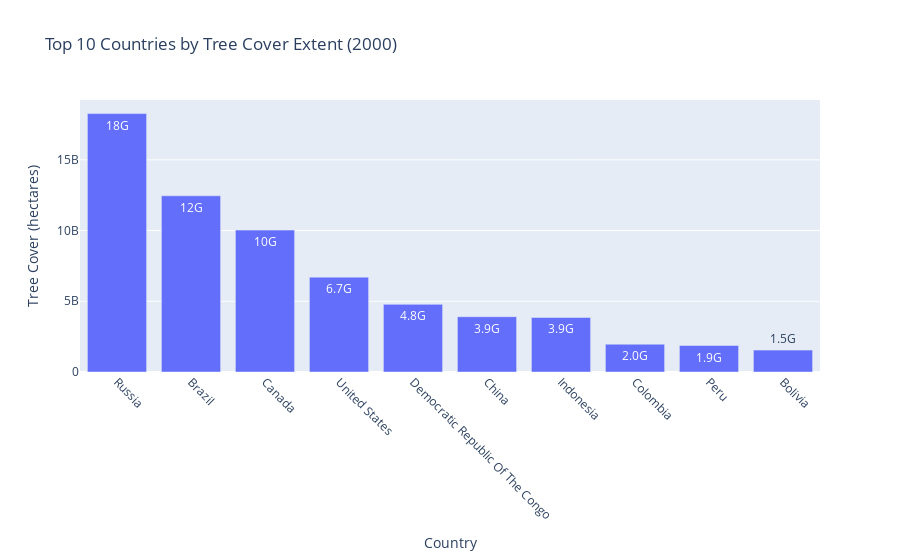

Source (notebook cell):
### Markdown cell above
### 3 Tree Cover Extent Analysis

### Code cell
cover_by_country = (
        df.groupby("country", as_index=False)["umd_tree_cover_extent_2000__ha"]
        .sum()
        .sort_values("umd_tree_cover_extent_2000__ha", ascending=False)
        .head(10)
    )

fig = px.bar(cover_by_country,
                 x="country",
                 y="umd_tree_cover_extent_2000__ha",
                 text_auto='.2s',
                 title="Top 10 Countries by Tree Cover Extent (2000)",
                 labels={"umd_tree_cover_extent_2000__ha": "Tree Cover (hectares)", "country": "Country"})
fig.update_xaxes(tickangle=45)
fig.show()

### Figure 1 — Plotly figure (JSON) as saved in the notebook; plotly's stock layout.template omitted (floating-point values rounded to 4 significant figures)
{"data": [{"hovertemplate": "Country=%{x}<br>Tree Cover (hectares)=%{y}<extra></extra>", "legendgroup": "", "marker": {"color": "#636efa", "pattern": {"shape": ""}}, "name": "", "orientation": "v", "showlegend": false, "textposition": "auto", "texttemplate": "%{y:.2s}", "x": ["Russia", "Brazil", "Canada", "United States", "Democratic Republic Of The Congo", "China", "Indonesia", "Colombia", "Peru", "Bolivia"], "xaxis": "x", "y": [18270000000.0, 12460000000.0, 10030000000.0, 6705000000.0, 4783000000.0, 3909000000.0, 3855000000.0, 1965000000.0, 1874000000.0, 1549000000.0], "yaxis": "y", "type": "bar"}], "layout": {"xaxis": {"anchor": "y", "domain": [0.0, 1.0], "title": {"text": "Country"}, "tickangle": 45}, "yaxis": {"anchor": "x", "domain": [0.0, 1.0], "title": {"text": "Tree Cover (hectares)"}}, "legend": {"tracegroupgap": 0}, "title": {"text": "Top 10 Countries by Tree Cover Extent (2000)"}, "barmode": "relative"}}
